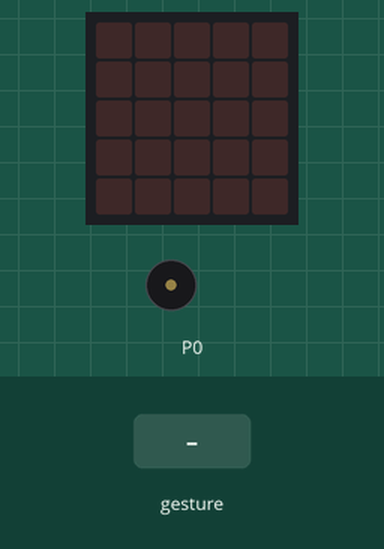
Recording of a program running on a simulated BBC micro:bit (MakeCode). Parts: the board's 5×5 LED display, buzzer (waves = sounding). The test bench sets the inputs (shaded band). Random numbers come from a fixed seed; a tilt is held for 1.5 s and a shake lasts 1 s, then the board lies face up again.

Above: at 1.2 s.
1.3 s: gesture 'shake'
At 2.7 s:
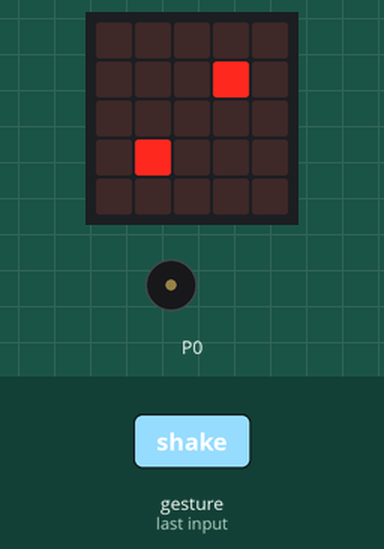
3.5 s: gesture 'shake'
At 4.6 s:
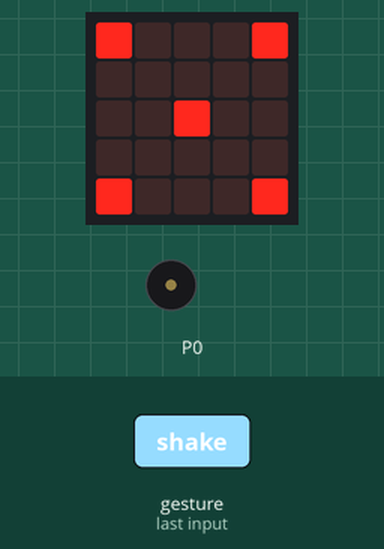
5.7 s: gesture 'shake'
At 7.5 s:
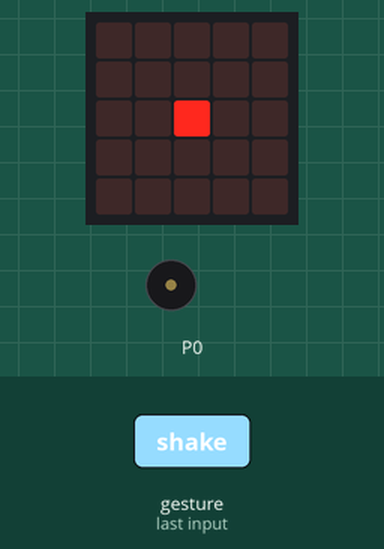
7.9 s: gesture 'shake'
At 8.9 s:
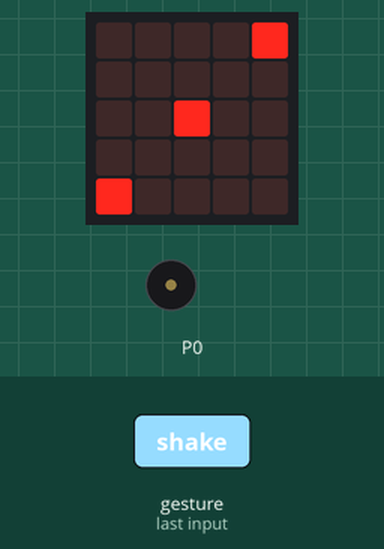
Timing chart, 0 to 10.9 s (numbered marks = the images above; inputs shaded):
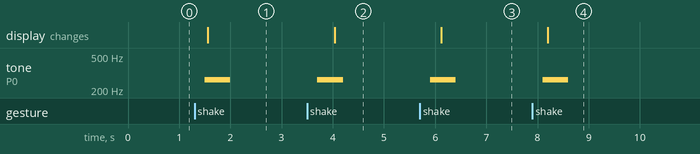

The program:

main.ts
```typescript
let VALORdado = 0
input.onGesture(Gesture.Shake, function () {
    VALORdado = randint(1, 6)
    music.play(music.tonePlayable(262, music.beat(BeatFraction.Whole)), music.PlaybackMode.UntilDone)
})
basic.forever(function () {
    if (VALORdado == 1) {
        basic.showLeds(`
            . . . . .
            . . . . .
            . . # . .
            . . . . .
            . . . . .
            `)
    }
    if (VALORdado == 2) {
        basic.showLeds(`
            . . . . .
            . . . # .
            . . . . .
            . # . . .
            . . . . .
            `)
    }
    if (VALORdado == 3) {
        basic.showLeds(`
            . . . . #
            . . . . .
            . . # . .
            . . . . .
            # . . . .
            `)
    }
    if (VALORdado == 4) {
        basic.showLeds(`
            # . . . #
            . . . . .
            . . . . .
            . . . . .
            # . . . #
            `)
    }
    if (VALORdado == 5) {
        basic.showLeds(`
            # . . . #
            . . . . .
            . . # . .
            . . . . .
            # . . . #
            `)
    }
    if (VALORdado == 6) {
        basic.showLeds(`
            # . . . #
            . . . . .
            # . . . #
            . . . . .
            # . . . #
            `)
    }
    basic.pause(100)
})
```

test.ts
```typescript
// aquí va el archivo "tests"; esto no se compilará cuando este paquete se utilice como una extensión.
```

Measured:
- after the input at 1.3 s, tone on P0: silent → 262 Hz after 0.20 s, → silent 0.50 s later; the display: changes after 0.26 s (image 1)
- after the input at 3.5 s, tone on P0: silent → 262 Hz after 0.20 s, → silent 0.50 s later; the display: changes after 0.54 s (image 2)
- after the input at 5.7 s, tone on P0: silent → 262 Hz after 0.20 s, → silent 0.50 s later; the display: changes after 0.42 s (image 3)
- after the input at 7.9 s, tone on P0: silent → 262 Hz after 0.20 s, → silent 0.50 s later; the display: changes after 0.30 s (image 4)
